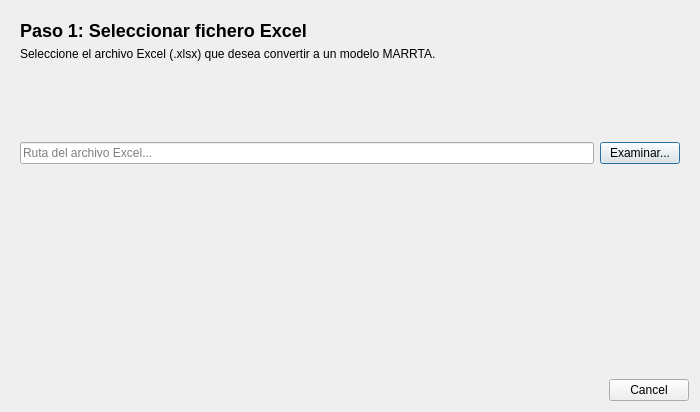
<?xml version="1.0" encoding="UTF-8"?>
<ui version="4.0">
 <class>ImportWizard</class>
 <widget class="QDialog" name="ImportWizard">
  <property name="geometry">
   <rect>
    <x>0</x>
    <y>0</y>
    <width>700</width>
    <height>412</height>
   </rect>
  </property>
  <property name="windowTitle">
   <string>Asistente de Importación</string>
  </property>
  <property name="modal">
   <bool>true</bool>
  </property>
  <layout class="QVBoxLayout" name="verticalLayout">
   <item>
    <widget class="QStackedWidget" name="stackedWidget">
     <property name="currentIndex">
      <number>0</number>
     </property>
     <widget class="QWidget" name="page_1">
      <layout class="QVBoxLayout" name="verticalLayout_2">
       <item>
        <widget class="QLabel" name="lblStep1Title">
         <property name="text">
          <string>&lt;h2&gt;Paso 1: Seleccionar fichero Excel&lt;/h2&gt;</string>
         </property>
        </widget>
       </item>
       <item>
        <widget class="QLabel" name="lblStep1Info">
         <property name="text">
          <string>Seleccione el archivo Excel (.xlsx) que desea convertir a un modelo MARRTA.</string>
         </property>
         <property name="wordWrap">
          <bool>true</bool>
         </property>
        </widget>
       </item>
       <item>
        <spacer name="verticalSpacer_1">
         <property name="orientation">
          <enum>Qt::Orientation::Vertical</enum>
         </property>
         <property name="sizeHint" stdset="0">
          <size>
           <width>20</width>
           <height>20</height>
          </size>
         </property>
        </spacer>
       </item>
       <item>
        <layout class="QHBoxLayout" name="horizontalLayout_1">
         <item>
          <widget class="QLineEdit" name="edExcelFile">
           <property name="readOnly">
            <bool>true</bool>
           </property>
           <property name="placeholderText">
            <string>Ruta del archivo Excel...</string>
           </property>
          </widget>
         </item>
         <item>
          <widget class="QPushButton" name="btnBrowseExcel">
           <property name="text">
            <string>Examinar...</string>
           </property>
          </widget>
         </item>
        </layout>
       </item>
       <item>
        <spacer name="verticalSpacer_2">
         <property name="orientation">
          <enum>Qt::Orientation::Vertical</enum>
         </property>
         <property name="sizeHint" stdset="0">
          <size>
           <width>20</width>
           <height>200</height>
          </size>
         </property>
        </spacer>
       </item>
      </layout>
     </widget>
     <widget class="QWidget" name="page_2">
      <layout class="QVBoxLayout" name="verticalLayout_3">
       <item>
        <widget class="QLabel" name="lblStep2Title">
         <property name="text">
          <string>&lt;h2&gt;Paso 2: Seleccionar tipo de práctica&lt;/h2&gt;</string>
         </property>
        </widget>
       </item>
       <item>
        <widget class="QLabel" name="lblStep2Info">
         <property name="text">
          <string>¿A qué práctica se refiere este modelo?</string>
         </property>
         <property name="wordWrap">
          <bool>true</bool>
         </property>
        </widget>
       </item>
       <item>
        <spacer name="verticalSpacer_3">
         <property name="orientation">
          <enum>Qt::Orientation::Vertical</enum>
         </property>
         <property name="sizeHint" stdset="0">
          <size>
           <width>20</width>
           <height>20</height>
          </size>
         </property>
        </spacer>
       </item>
       <item>
        <widget class="QRadioButton" name="rbMARRTA">
         <property name="text">
          <string>MARRTA (Radioterapia con Técnicas Avanzadas)</string>
         </property>
         <property name="checked">
          <bool>true</bool>
         </property>
        </widget>
       </item>
       <item>
        <widget class="QRadioButton" name="rbMARR">
         <property name="text">
          <string>MARR (Radioterapia 3D)</string>
         </property>
        </widget>
       </item>
       <item>
        <widget class="QRadioButton" name="rbOther">
         <property name="text">
          <string>Otro</string>
         </property>
        </widget>
       </item>
       <item>
        <layout class="QHBoxLayout" name="horizontalLayout_2">
         <item>
          <spacer name="horizontalSpacer">
           <property name="orientation">
            <enum>Qt::Orientation::Horizontal</enum>
           </property>
           <property name="sizeType">
            <enum>QSizePolicy::Policy::Fixed</enum>
           </property>
           <property name="sizeHint" stdset="0">
            <size>
             <width>40</width>
             <height>20</height>
            </size>
           </property>
          </spacer>
         </item>
         <item>
          <widget class="QLineEdit" name="edOtherName">
           <property name="enabled">
            <bool>false</bool>
           </property>
           <property name="placeholderText">
            <string>Nombre de la nueva práctica...</string>
           </property>
          </widget>
         </item>
        </layout>
       </item>
       <item>
        <spacer name="verticalSpacer_4">
         <property name="orientation">
          <enum>Qt::Orientation::Vertical</enum>
         </property>
         <property name="sizeHint" stdset="0">
          <size>
           <width>20</width>
           <height>150</height>
          </size>
         </property>
        </spacer>
       </item>
      </layout>
     </widget>
     <widget class="QWidget" name="page_3">
      <layout class="QVBoxLayout" name="verticalLayout_4">
       <item>
        <widget class="QLabel" name="lblStep3Title">
         <property name="text">
          <string>&lt;h2&gt;Paso 3: Ubicación del modelo MARRTA&lt;/h2&gt;</string>
         </property>
        </widget>
       </item>
       <item>
        <widget class="QLabel" name="lblStep3Info">
         <property name="text">
          <string>Indique el nombre y ubicación del nuevo modelo MARRTA (.pdb).</string>
         </property>
         <property name="wordWrap">
          <bool>true</bool>
         </property>
        </widget>
       </item>
       <item>
        <spacer name="verticalSpacer_5">
         <property name="orientation">
          <enum>Qt::Orientation::Vertical</enum>
         </property>
         <property name="sizeHint" stdset="0">
          <size>
           <width>20</width>
           <height>20</height>
          </size>
         </property>
        </spacer>
       </item>
       <item>
        <layout class="QHBoxLayout" name="horizontalLayout_3">
         <item>
          <widget class="QLineEdit" name="edPdbFile">
           <property name="readOnly">
            <bool>true</bool>
           </property>
           <property name="placeholderText">
            <string>Ruta del archivo .pdb...</string>
           </property>
          </widget>
         </item>
         <item>
          <widget class="QPushButton" name="btnBrowsePdb">
           <property name="text">
            <string>Examinar...</string>
           </property>
          </widget>
         </item>
        </layout>
       </item>
       <item>
        <spacer name="verticalSpacer_6">
         <property name="orientation">
          <enum>Qt::Orientation::Vertical</enum>
         </property>
         <property name="sizeHint" stdset="0">
          <size>
           <width>20</width>
           <height>200</height>
          </size>
         </property>
        </spacer>
       </item>
      </layout>
     </widget>
     <widget class="QWidget" name="page_4">
      <layout class="QVBoxLayout" name="verticalLayout_5">
       <item>
        <widget class="QLabel" name="lblStep4Title">
         <property name="text">
          <string>&lt;h2&gt;Paso 4: Conversión&lt;/h2&gt;</string>
         </property>
        </widget>
       </item>
       <item>
        <widget class="QLabel" name="lblConversionStatus">
         <property name="text">
          <string>Preparando la conversión...</string>
         </property>
         <property name="wordWrap">
          <bool>true</bool>
         </property>
        </widget>
       </item>
       <item>
        <widget class="QProgressBar" name="progressBar">
         <property name="value">
          <number>0</number>
         </property>
        </widget>
       </item>
       <item>
        <widget class="QGroupBox" name="groupBoxErrors">
         <property name="visible">
          <bool>false</bool>
         </property>
         <property name="title">
          <string>Errores encontrados</string>
         </property>
         <layout class="QVBoxLayout" name="verticalLayout_6">
          <item>
           <widget class="QTextEdit" name="textErrors">
            <property name="readOnly">
             <bool>true</bool>
            </property>
            <property name="html">
             <string>&lt;!DOCTYPE HTML PUBLIC &quot;-//W3C//DTD HTML 4.0//EN&quot; &quot;http://www.w3.org/TR/REC-html40/strict.dtd&quot;&gt;
&lt;html&gt;&lt;head&gt;&lt;meta name=&quot;qrichtext&quot; content=&quot;1&quot; /&gt;&lt;meta charset=&quot;utf-8&quot; /&gt;&lt;style type=&quot;text/css&quot;&gt;
p, li { white-space: pre-wrap; }
hr { height: 1px; border-width: 0; }
li.unchecked::marker { content: &quot;\2610&quot;; }
li.checked::marker { content: &quot;\2612&quot;; }
&lt;/style&gt;&lt;/head&gt;&lt;body style=&quot; font-family:'Segoe UI'; font-size:9pt; font-weight:400; font-style:normal;&quot;&gt;
&lt;p style=&quot;-qt-paragraph-type:empty; margin-top:0px; margin-bottom:0px; margin-left:0px; margin-right:0px; -qt-block-indent:0; text-indent:0px; font-family:'MS Shell Dlg 2'; font-size:8pt;&quot;&gt;&lt;br /&gt;&lt;/p&gt;&lt;/body&gt;&lt;/html&gt;</string>
            </property>
           </widget>
          </item>
         </layout>
        </widget>
       </item>
       <item>
        <spacer name="verticalSpacer_7">
         <property name="orientation">
          <enum>Qt::Orientation::Vertical</enum>
         </property>
         <property name="sizeHint" stdset="0">
          <size>
           <width>20</width>
           <height>40</height>
          </size>
         </property>
        </spacer>
       </item>
      </layout>
     </widget>
    </widget>
   </item>
   <item>
    <widget class="QDialogButtonBox" name="buttonBox">
     <property name="orientation">
      <enum>Qt::Orientation::Horizontal</enum>
     </property>
     <property name="standardButtons">
      <set>QDialogButtonBox::StandardButton::Cancel</set>
     </property>
    </widget>
   </item>
  </layout>
 </widget>
 <resources/>
 <connections/>
</ui>
